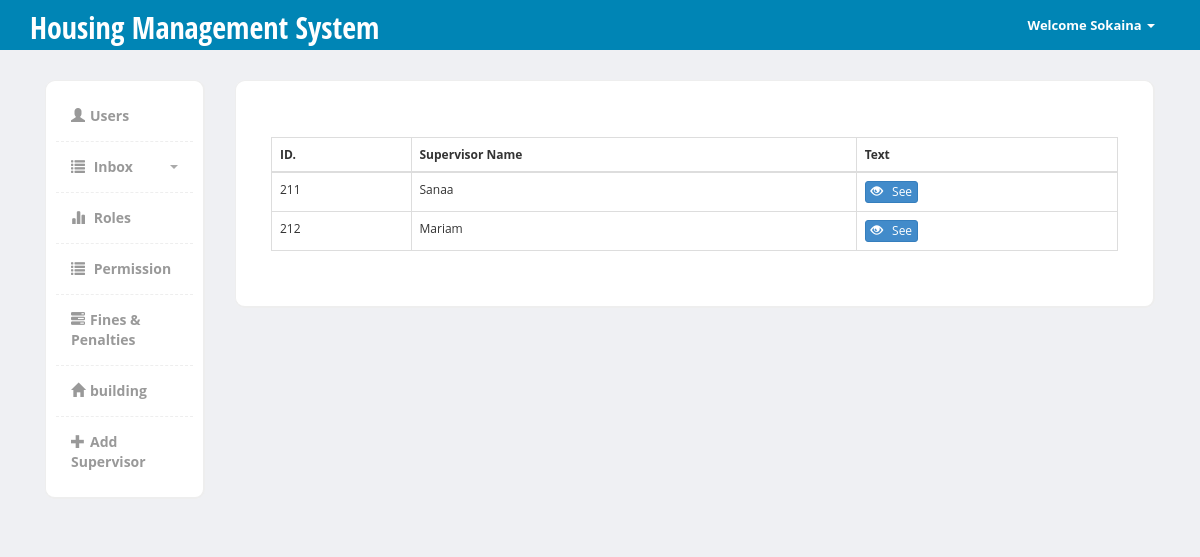
The app's page /sys/HD/daily.php (signed in) with its own data.
### tables this page shows
CREATE TABLE IF NOT EXISTS `daily_needs` (
  `dn_id` int(2) NOT NULL AUTO_INCREMENT,
  `type` varchar(20) DEFAULT NULL,
  `other_type` varchar(20) DEFAULT NULL,
  `text` varchar(100) DEFAULT NULL,
  `type_dn` varchar(20) NOT NULL,
  `sup_id` int(7) DEFAULT NULL,
  PRIMARY KEY (`dn_id`),
  KEY `sup_id` (`sup_id`)
);

CREATE TABLE IF NOT EXISTS `user` (
  `id` int(11) NOT NULL,
  `first_name` varchar(45) NOT NULL,
  `middle_name` varchar(45) NOT NULL,
  `last_name` varchar(45) NOT NULL,
  `city` varchar(45) NOT NULL,
  `state` varchar(45) NOT NULL,
  `residential_area` varchar(45) DEFAULT NULL,
  `phone` varchar(45) DEFAULT NULL,
  `b_id` int(11) DEFAULT NULL,
  `pass` varchar(45) NOT NULL,
  `role_id` int(2) NOT NULL,
  PRIMARY KEY (`id`),
  KEY `b_id` (`b_id`),
  KEY `state` (`state`),
  KEY `role_id` (`role_id`)
);

### sys/HD/daily.php (called while the page is built, shortened)
<?php
include('includes/functions.inc');
include('body/header.inc');
include('body/body_daily.inc');
include ('body/footer.inc');
?>

### sys/HD/body/body_daily.inc (the view, shortened to what this page needs)
<div class="page-content">
    	<div class="row">
		  <div class="col-md-2">
		  	<div class="sidebar content-box" style="display: block;">
                <ul class="nav">
                    <li ><a href="users.php"><i class="glyphicon glyphicon-user"></i>Users</a></li>
                       <li class="submenu" class="active">
                         <a href="accept_std.php">
                            <i class="glyphicon glyphicon-list"></i> Inbox
                            <span class="caret pull-right"></span>
                         </a>
                        </li>
                     <li><a href="role.php"><i class="glyphicon glyphicon-stats"></i> Roles</a></li>
                     <li ><a href="permission.php"><i class="glyphicon glyphicon-list"></i> Permission</a></li>
					 <li><a href="fines_penalties.php"><i class="glyphicon glyphicon-tasks"></i>Fines & Penalties </a></li>
                     <li><a href="building.php"><i class="glyphicon glyphicon-home"></i>building </a></li>
					 <li><a href="add_sup.php"><i class="glyphicon glyphicon-plus"></i>Add Supervisor</a></li>
                </ul>
             </div>
		  </div>
		  <div class="col-md-10">
  			<div class="content-box-large">
  				<div class="panel-heading">
				</div>
  				<div class="panel-body">
  					<div class="table-responsive">
  					<form method="post" action="view_daily.php">
					<table cellpadding="0" cellspacing="0" border="0" class="table table-bordered" id="example">
						 <thead>
							<tr>
							    <th >ID. </th>
							    <th>Supervisor Name</th>
								  <th>Text</th>
							</tr>
						</thead>
						<tbody>
							<?php
							          $result1 =  $mysqli->query("SELECT * FROM user join daily_needs where user.id=daily_needs.sup_id  and daily_needs.type_dn like ('daily') group by user.id  ");
                                                                           while ( $row1= mysqli_fetch_assoc($result1)){
                                                                               $v=$row1['id'];
                                                                                echo "<td><input type=\"hidden\" id=\"";echo $row1['id']."\" name=\"sup\" value=\"";echo $row1['id']."\">".$row1['id']."</td>";
						                                echo "<td>".$row1['first_name']."</td>";
									        echo "<td><button  class=\"btn btn-primary btn-xs\" type=\"submit\" name=\"read[]\" id=\"read[]\"  value=$v><i class=\"glyphicon glyphicon-eye-open\"></i>&nbsp;&nbsp; See  </button></td>";
									       }
					                 ?>
					         </tbody>
					</table>
                     </form>
  				</div>
  			</div>
		  </div>
		</div>
    </div>
		  			</div>
		  		</div>

### sys/HD/css/styles.css (style rules this page uses)
body { font-family: 'Open Sans', sans-serif; background-color: #f7f7f7; position: relative; margin: 0px; font-size: 12px; padding: 0px; }
.page-content > .row { margin-left: 0px !important; margin-right: 0px !important; margin-top: 30px; }
.content-box, .content-box-large { margin-bottom:30px; background:#fff; border-radius:10px; padding:10px; border-left:1px solid #eee; border-top:1px solid #eee; border-right:2px solid #eee; border-bottom:2px solid #eee; }
.content-box-large { padding: 20px; }
.sidebar ul.nav, .sidebar ul.nav ul { list-style: none; padding: 0px; margin: 0px; }
.sidebar .nav > li { margin: 0; border-bottom:1px dashed #eee; }
.sidebar .nav > li:last-child { border-bottom:0px; }
.sidebar .nav > li > a { font-size: 14px; line-height: 20px; padding: 15px 15px; color: #999; display: block; font-weight:bold; background:none; text-decoration: none; border-top:0px; font-weight:bold; }
.sidebar .nav > li > a > i { margin-right:5px; }
.sidebar .nav a .caret { float: right; width: 0; height: 0; display: inline-block; vertical-align: top; border-top: 4px solid #aaa; border-right: 4px solid transparent; border-left: 4px solid transparent; content: ""; margin-top: 8px; margin-left: 2px; }
body { background-color: #eff0f3; }
.panel-body { clear:both; }

### records on screen
daily_needs: sup "211", sup.first_name "Sanaa"
daily_needs: sup "212", sup.first_name "Mariam"

### other values on screen
$userName "Sokaina"
